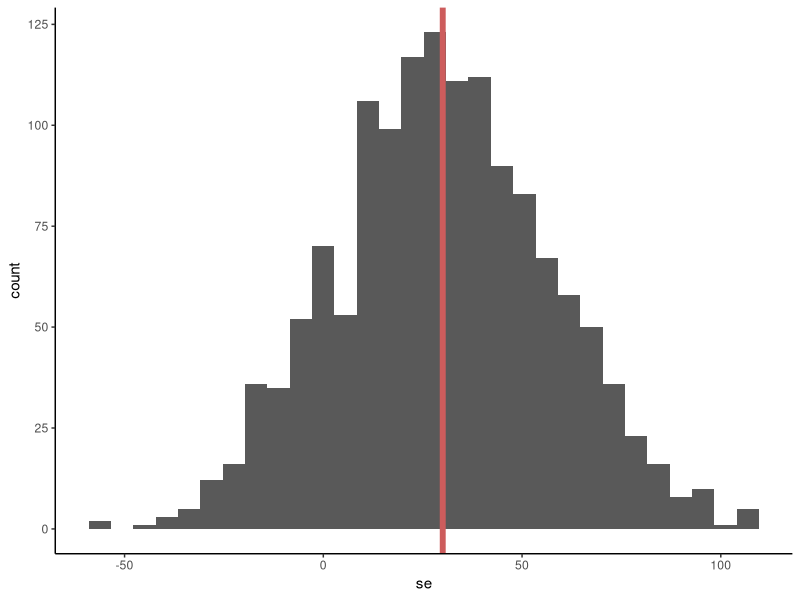
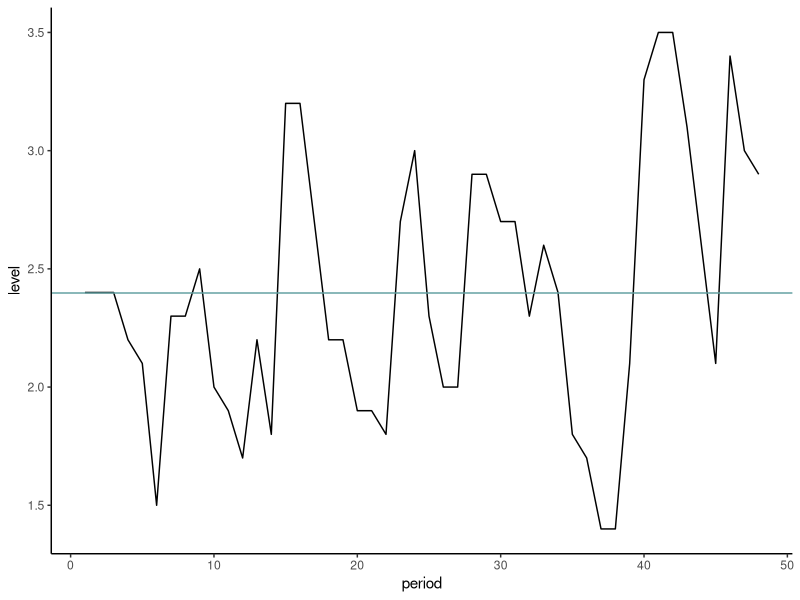
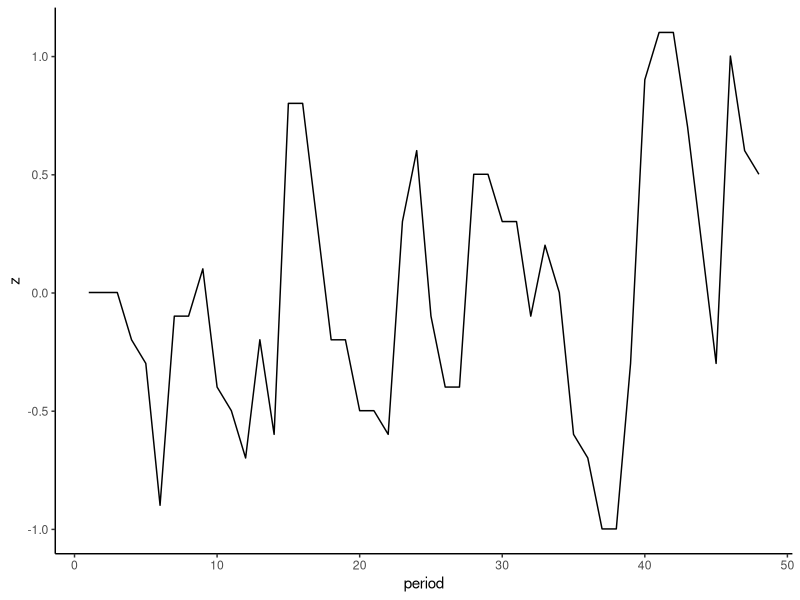

Here is the R script that generated these plots, in order: (Note: this script raises an error after producing the figures.)
## ---- chunk 1
library(ggplot2)
library(boot)

se <- function(x) sqrt(var(x)/length(x))
## ---- chunk 2
trmt = c(94, 197, 16, 38, 99, 141, 23)
control = c(52, 104, 146, 10, 51, 30, 40, 27, 46)
## ---- chunk 3
theta = mean(trmt) - mean(control)
print(paste("from the data, theta =", round(theta,2), ", indicating that the treatment works"))
## ---- chunk 4
meanA=NULL
meanB=NULL
medianA=NULL
medianB=NULL
for (i in 1:1400){
  bootA = sample(trmt, 7, replace=TRUE)
  bootB = sample(control, 9, replace=TRUE)
  meanA = append(meanA, mean(bootA))
  meanB = append(meanB, mean(bootB))
  medianA = append(medianA, median(bootA))
  medianB = append(medianB, median(bootB))
}

theta2 = mean(meanA) - mean(meanB)
se1400 = theta/theta2
print(paste("Bootstrapping shows the mean is ", round(theta2,2), "thus the value is only", round(se1400, 2), "standard errors from zero, and thus NOT strong evidence that the treatment works."))
## ---- chunk 5
se = data.frame(meanA-meanB)
  names(se) = "se"
mn = mean(se$se)
ggplot(se, aes(se)) + geom_histogram() + theme_classic() + geom_vline(xintercept=mn, col="indianred", size=2)
## ---- chunk 6
period = c(1:48)
level = c(2.4, 2.4, 2.4, 2.2, 2.1, 1.5, 2.3, 2.3, 2.5, 2.0, 1.9, 1.7, 2.2, 1.8, 3.2, 3.2, 2.7, 2.2, 2.2, 1.9, 1.9, 1.8, 2.7, 3.0, 2.3, 2.0, 2.0, 2.9, 2.9, 2.7, 2.7, 2.3, 2.6, 2.4, 1.8, 1.7, 1.4, 1.4, 2.1, 3.3, 3.5, 3.5, 3.1, 2.6, 2.1, 3.4, 3.0, 2.9)
lut = data.frame(period, level)

ggplot(lut, aes(period, level)) + geom_line() + theme_classic() + 
  geom_hline(yintercept = mean(level), col="cadetblue")
## ---- chunk 7
z = level-mean(level)
lut$z = z
ggplot(lut, aes(period, z)) + geom_line() + theme_classic()
## ---- chunk 8
Z = data.frame("t_1" = c(level[2:47]), "t_2" = c(level[1:46]))

#calculate least squares beta in R
B = ((Z[,2]*Z[,1])**-1)*Z[,2]
## ---- chunk 9
mu = mean(level)
beta = 0.586

zu_est = NULL
for (p in 2:length(period)){
  zu = beta * z[p-1] + err[p]
  zu_est = append(zu_est, zu)
}
## ---- chunk 10
#note: this is not the same beta as in the text, but simply an example for using function boot
betfun = function(data,b,formula){  
# This is a function for finding beta coefficient
  #b is the random indexes for the bootstrap sample
  d = data[b,] 
	return(lm(d[,1]~d[,2], data = d)$coef[2])  
# thats for the beta coefficient
	}

# now you can bootstrap: #R is the number of bootstrap samples
bootbet = boot(data=lut, statistic=betfun, R=5000) 

names(bootbet)
plot(bootbet)
hist(bootbet$t, breaks = 100)

#this code will show you which indices were picked at each bootstrap take:
zoombot = boot.array(bootbet, indices = T)
dim(zoombot)
# this is the frequency of each index, [1,] for the first bootstrap run
hist(zoombot[1,], breaks = 100) 

#example for bootstrapping confidence intervals
nb = 5000
bet = NULL
n = nrow(lut)
ptm <- proc.time() # have a look at the time it takes
for (i in 1:nb){
  unifnum = sample(c(1:n),n,replace = T)  # pick random indices
  bet[i] = lm(lut[unifnum,1] ~ lut[unifnum,2])$coef[2]
	}
proc.time() - ptm
## ---- chunk 11
size = 3

data=NULL
for (i in 1:length(level)){
  block = c(level[i:(i+(size-1))])
  s = sample(block,1)
  data = append(data,s)
}

par(mfrow=c(1,1))
plot(period, level, type="l", main="actual vs. simulated data",lwd=2)
points(period,data, type="l", col="orange", lwd=2)
